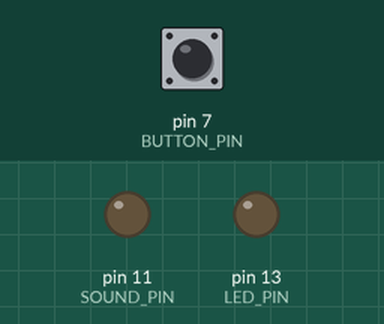
A sketch run on a simulated Arduino Uno, built with avr-gcc and run on an emulated ATmega328P. On the bench: output pins drawn as LEDs (lit = HIGH). The test bench sets the inputs (shaded band); at power-on: pin 7 (BUTTON_PIN) LOW.

Above: at 1.25 s.
1.3 s: pin 7 (BUTTON_PIN) pulled HIGH for 0.15 s
At 1.9 s:
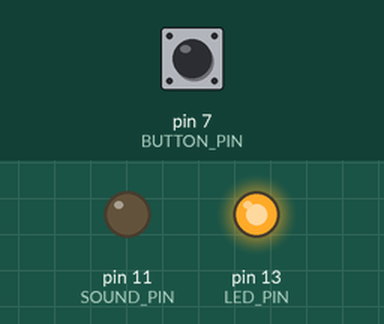
2.9 s: pin 7 (BUTTON_PIN) pulled HIGH for 1 s
At 3.2 s:
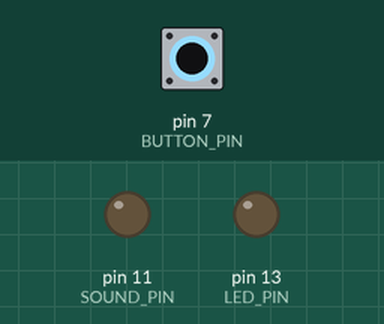
Timing chart, 0 to 3.7 s (numbered marks = the images above; inputs shaded):
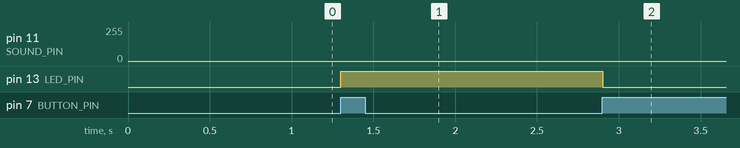

Measured:
- after the input at 2.9 s, pin 13 (LED_PIN): HIGH → LOW at once

The sketch:

music_arduino_parte2.ino
```cpp
/**
*                      REAL TIME SYSTEMS
* ---------------------------------------------------------------------------------
*
*    Title: Arduino program to reproduce the sound of a file using PWM
*
*    Authors: Diego del Río Manzanas / Jaime Ortega Pérez / Fernando Burrieza Galán
*
*    Version: 1.5
*
*/

/**********************************************************
 *  INCLUDES
 *********************************************************/
#include <Wire.h>
#include "let_it_be.h"

/**********************************************************
 *  CONSTANTS
 *********************************************************/

// UNCOMMENT THIS LINE TO EXECUTE WITH RASPBERRY PI
//#define RASPBERRYPI 1

#define SLAVE_ADDR 0x8

#define SAMPLE_TIME 250
#define BUF_SIZE 256
#define SOUND_PIN  11
#define BUTTON_PIN 7
#define LED_PIN 13
#define SECOND_MICRO 1000000
#define CLOCK_SYSTEM 16000000

/**********************************************************
 *  GLOBALS
 *********************************************************/

unsigned char buffer[BUF_SIZE];
unsigned long timeOrig;

// Global variable that stores the reproduction state
int isMuted = 0;

// Global variable that stores the value read from the button
int pastState = 0;

/**********************************************************
 * Function: receiveEvent
 *********************************************************/
void receiveEvent(int num) {

   static int count = BUF_SIZE/2;

   for (int j=0; j<num; j++) {

      buffer[count] = Wire.read();
      count = (count + 1) % BUF_SIZE;

   }

}

// --------------------------------------
// Handler function: requestEvent
// --------------------------------------
void requestEvent() {

}

/**********************************************************
 * Function: play_bit
 *********************************************************/
void play_byte() {

    // Variables
    static unsigned char data = 0;
    static int music_count = 0;

    #ifdef RASPBERRYPI
        data = buffer[music_count];
        music_count = (music_count + 1) % BUF_SIZE;
    #else
        data = pgm_read_byte_near(music + music_count);
        music_count = (music_count + 1) % MUSIC_LEN;
    #endif

    // If muted
    if (isMuted) {
        // Then write a 0
        data = 0;
    }

    // Assign the byte to OCR2 Register
    OCR2A = data;

}

/**********************************************************
 * Function: read_button
 *********************************************************/
void read_button() {

  // Read the button
  int actualState = digitalRead(BUTTON_PIN);

  // Check if the state has changed
  if(actualState != pastState) {

      // If the button is being pressed
      if (actualState == 1) {
          // Changing the muted state
          isMuted = 1 - isMuted;
      }
      // Updating the state
      pastState = actualState;

  }

  // Writing the value to the led
  digitalWrite(LED_PIN, isMuted);

}

/**********************************************************
 * Function: setup
 *********************************************************/
void setup () {

    // Initialize I2C communications as Slave
    Wire.begin(SLAVE_ADDR);
    // Function to run when data requested from master
    Wire.onRequest(requestEvent);
    // Function to run when data received from master
    Wire.onReceive(receiveEvent);
    // Set I2C speed to 1 MHz
    Wire.setClock(1000000L);

    // Define input pins
    pinMode(BUTTON_PIN, INPUT); // ButtonPin

    // Define output pins
    pinMode(SOUND_PIN, OUTPUT); // SoundPin
    pinMode(LED_PIN, OUTPUT); // LedPin


    // Set buffer
    memset(buffer, 0, BUF_SIZE);

    // Setting muted global variable to not muted
    isMuted = 0;

    // Timer 1 setup for the interrupt
    TCCR1A = 0;
    TCCR1B = 0;
    TCCR1B = _BV(WGM12) | _BV(CS11); // Set prescaler to x8 and mode of operation to CTC (best fitted for interrupts)
    TIMSK1 = _BV(OCIE1A); // Set OCIE1A to generate an interruption when it reaches OCR1A
    OCR1A = CLOCK_SYSTEM/(8 * (1000000 / SAMPLE_TIME)) - 1; // 1 second in microseconds divided by the sample time needed for task of playing back the songs received. 8 as the prescaler is x8.

    // Setup for timer 2
    TCCR2A = 0;
    TCCR2B = 0;
    TCCR2A |= _BV(WGM21) | _BV(WGM20) | _BV(COM2A1); // Set fast PWM as mode. Clear OC2A on Compare Match, set OCR2A at BOTTOM (non-inverting mode)
    TCCR2B |= _BV(CS20); // No prescaling

    timeOrig = micros(); // Storing starting time

}


/**********************************************************
 * Interrupt the task with more priority
 *********************************************************/
ISR(TIMER1_COMPA_vect) {
    // Call the function to play the byte received
    play_byte();

}

/**********************************************************
 * Function: loop
 *********************************************************/
void loop () {

  unsigned long t_sleep = micros();
  read_button();
  t_sleep = micros() - t_sleep;
  delay(100-t_sleep/1000);

}
```

Source omitted: let_it_be.h (data table, 126361 bytes)
